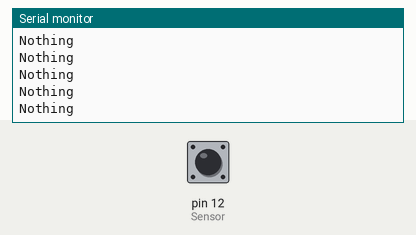
Recording of a sketch running on a simulated Arduino Uno, built with avr-gcc and run on an emulated ATmega328P. Parts: the last lines printed to the serial monitor. The inputs (shaded band) are chosen by the test bench; at power-on: pin 12 (Sensor) HIGH.

Above: at 1.2 s.
1.3 s: pin 12 (Sensor) driven LOW
At 2.4 s:
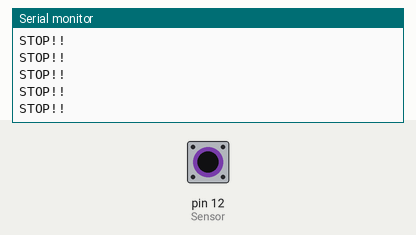
6.2 s: pin 12 (Sensor) driven HIGH
At 6.8 s:
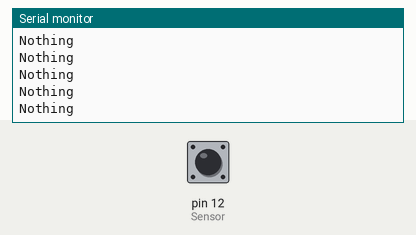
9.2 s: pin 12 (Sensor) pulsed LOW 2 times (0.12 s each, 0.3 s apart)
12.8 s: pin 12 (Sensor) driven LOW
At 13.6 s:
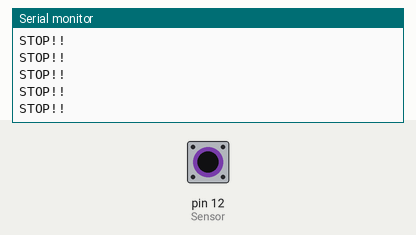
18.8 s: pin 12 (Sensor) driven HIGH
At 19.5 s:
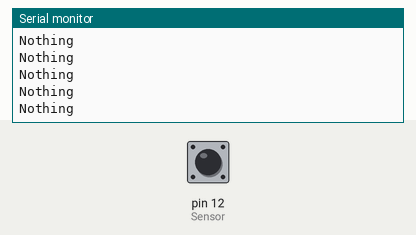

Measured:
- after the input at 1.3 s, the serial monitor: prints a new line after 0.08 s (image 1)
- after the input at 6.2 s, the serial monitor: prints a new line after 0.07 s (image 2)
- after the input at 12.8 s, the serial monitor: prints a new line after 0.08 s (image 3)
- after the input at 18.8 s, the serial monitor: prints a new line after 0.07 s (image 4)

The sketch:

sketch_jan15c.ino
```cpp
int Sensor = 12;
int val;
void setup() {
  Serial.begin(9600);
  pinMode(Sensor,INPUT);
}

void loop() {
   val = digitalRead(Sensor);

   if(val == 0) {
      Serial.println("STOP!!");
     }
   else{
      Serial.println("Nothing");
     }
}
```
